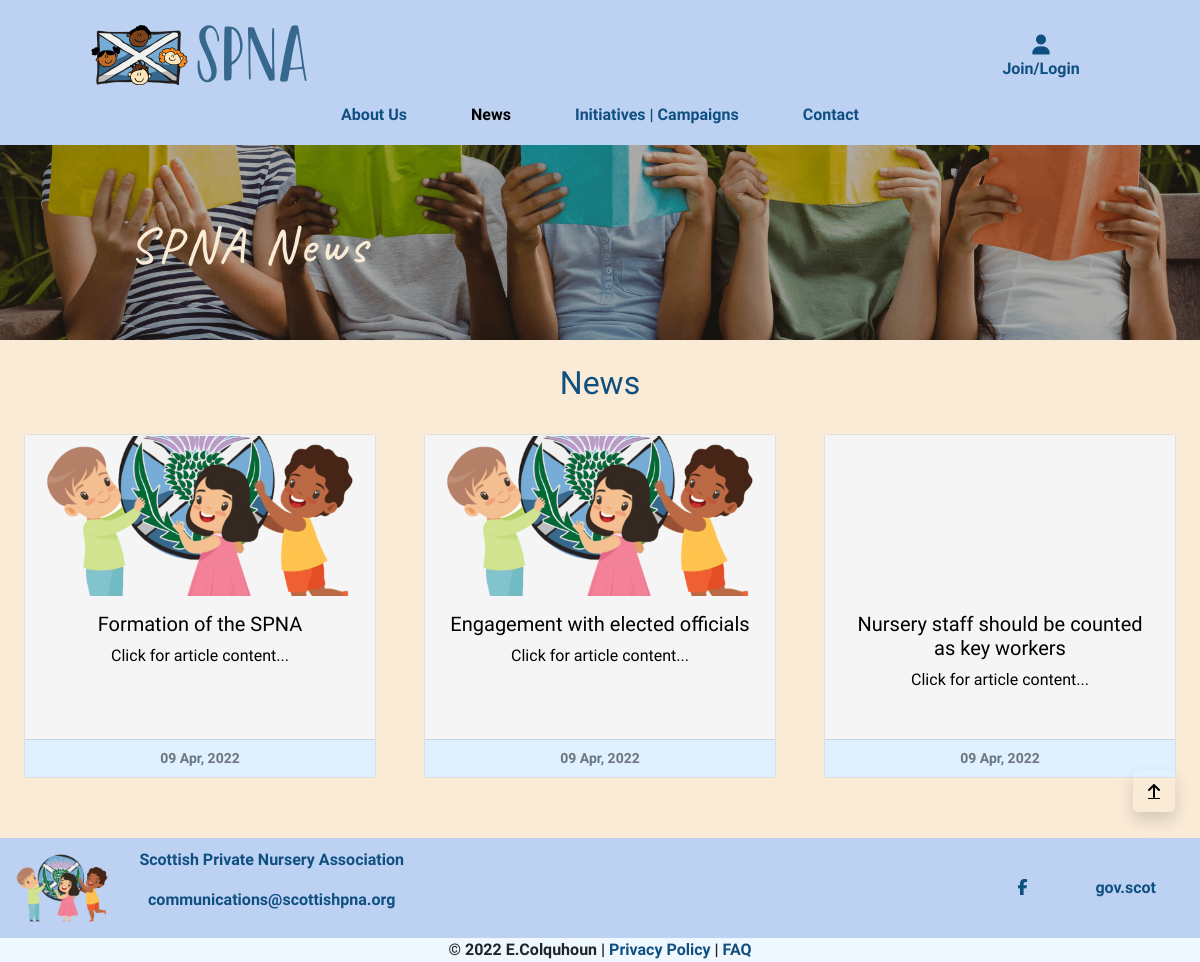
Page /news/ on the committed database.
### news/models.py (models this page shows, shortened)
class Articles(models.Model):
    class Meta:
        verbose_name_plural = "Articles"
    title = models.CharField(max_length=256, blank=False, null=False)
    content = models.TextField(blank=False, null=False)
    created_on = models.DateTimeField(auto_now_add=True)
    image_url = models.URLField(max_length=1024, null=True, blank=True)
    image = models.ImageField(null=True, blank=True)
    campaign = models.BooleanField(default=False, null=True, blank=True)
    objects = UserManager()

### news/views.py (the view)
# urls.py: path('', views.ArticleList.as_view(), name='news_page'),
class ArticleList(generic.ListView):
    model = Articles
    queryset = Articles.objects.all().order_by('-created_on')
    template_name = 'news/news.html'
    paginate_by = 6

### contact/context.py (called while the page is built)
def contact_modal(request):
    article = Articles.objects.all()
    doc = Document.objects.all()
    members = SPNAMember.objects.all()
    contacts = Contact.objects.all()
    contact_form = ContactForm()
    context = {
        'contact_form': contact_form,
        'contacts': contacts,
        'article': article,
        'doc': doc,
        'members':members,
    }
    return context

### home/templatetags/tags.py (called while the page is built)
@register.simple_tag
def active(request, pattern):
    import re
    if re.search(pattern, request.path):
        return 'active' if pattern == request.path else ''
    return ''

### news/templates/news/news.html (shortened to what this page needs)
{% extends "base.html" %}
{% load static %}
{% block extra_css %}
    <link rel="stylesheet prefetch" type="text/css" href="{% static 'news/css/news-init.css' %}">
{% endblock %}
{% block page_header %}
    <div class="container-fluid header-container">
    </div>
{% endblock %}
{% block content %}
<section id="news-image">
    <div class="overlay">
        <div class="container-fluid w-100 h-100 text-center">
            <div class="row h-100 w-100">
                <div id="news-title-container"class="col-12 text-ant-white">
                    <h1 id="news-title" class="title-text">SPNA News</h1>
                </div>
            </div>
        </div>
    </div>
</section>
<section id="news-articles-section" class="bg-ant-white">
    <div class="container-fluid ">
        <div class="row">
            <div class="col text-center pt-4">
                <h2 class="news-title text-blue">News</h2>
            </div>
        </div>
        <div id="news-holder" class="row row-cols-1 row-cols-md-3 g-4 bg-ant-white">
            {% if article %}
                {% for article in articles_list %}
                <div class="p-3 p-md-2 p-lg-4 mb-0 mb-md-5 col-12 col-md-4 mx-auto">
                    <div class="card">
                        <div class="article-content w-100 mx-auto bg-whitesmoke">
                            <button data-bs-toggle="modal" data-bs-target="#articleModal" class="modal-button w-100">
                                <div id="news-image-holder">
                                    {% if not article.image %}
                                    <div class="image-holder" style="background-image: url(/media/images/cropped-SPNA_logo_icon.png)">
                                    </div>
                                    {% else %}
                                    <div class="image-holder" style="background-image: url({{ article.image.url }})">
                                    </div>
                                    {% endif %}
                                </div>
                                <div class="card-body h-100">
                                    <h5 id="title" data-title="title" class="card-title title">{{ article.title }}</h5>
                                    <div>
                                        <p>Click for article content...</p>
                                    </div>
                                </div>
                            </button>
                        </div>
                        <div class="card-footer d-flex justify-content-around bg-light-blue">
                            <small class="text-muted">{{ article.created_on|date:"d M, Y"}}</small>
                        </div>
                    </div>
                </div>
                {% endfor %}
            {% else %}
            <div class="col-12 text-center mx-auto my-auto p-1 p-sm-5">
                <h3 class="p-5">There are no articles to display at the moment. Please check back again later.</h3>
            </div>
            {% endif %}
        </div>
    </div>
</section>
{% endblock %}

### static/css/base.css (style rules this page uses)
html { height: 100%; width: 100%; scroll-behavior: smooth; }
body { font-family: 'Raleway', sans-serif; font-weight: 600; overflow-y: auto; padding-bottom: 50px; }
.row { padding: 0; }
.header-container { padding-top: 50px; }
.overlay { position: absolute; top: 0; left: 0; height: 100%; width: 100%; background-color: rgba(0,0,0,0.3); }
.text-blue { color:#0f5081; }
.text-ant-white { color: #faebd7; font-weight: initial; }
.bg-ant-white { background-color: antiquewhite; }
.bg-light-blue { background-color: #DFF1FF; }
.bg-whitesmoke { background-color: #f5f5f5; }
.title-text { color: antiquewhite; font-size: 50px; font-family: 'Caveat', cursive; letter-spacing: 4px; line-height: 2; }
@media (min-width: 992px) { .header-container { padding-top: 100px; } }
@media (min-width: 992px) { body { padding-bottom: 112px; } }

### news/static/news/css/news-init.css (style rules this page uses)
#news-image { background: url('/media/images/bench-read.png') no-repeat center; background-color: #96b1e0; background-size: cover; height: 30vh; width: 100vw; position: relative; }
#news-title-container { width: 100%; height: 100%; position: relative; }
#news-articles-section { min-height: 50vh; height: 100%; }
#news-title { position:absolute; top: 40%; left: 11%; }
.article-content { overflow-y: scroll; height: 19rem; }
.image-holder { height: 10rem; background-position: center; background-repeat: no-repeat; background-size: cover; overflow: hidden; }
.modal-button { background: none; border: none; }

### rows in the picture
Articles: image (picture), title "Formation of the SPNA", created_on "09 Apr, 2022"
Articles: title "Engagement with elected officials", created_on "09 Apr, 2022"
Articles: title "Nursery staff should be counted as key workers", created_on "09 Apr, 2022"
